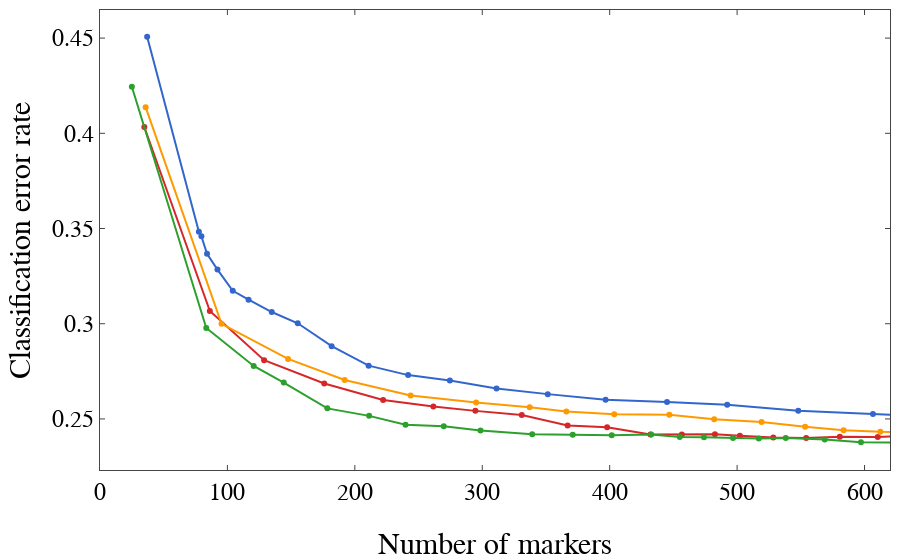

Here is the notebook cell this chart was saved with:
### Code cell
iplot({'data':traces, 'layout': layout1})

### Figure 1 — Plotly figure (JSON) as saved in the notebook; plotly's stock layout.template omitted (floating-point values rounded to 4 significant figures)
{"data": [{"mode": "lines+markers", "name": "RankCorr", "type": "scatter", "uid": "0da0c8b2-67da-4825-ac24-85514f3adbcb", "x": [37, 77.6, 79.6, 84, 92.2, 104.2, 116.6, 134.8, 155.2, 181.8, 210.8, 241.8, 274.6, 311.2, 351.4, 396.8, 445, 492.2, 548, 606.6, 669.2], "y": [0.4507, 0.3483, 0.3459, 0.3368, 0.3284, 0.3173, 0.3127, 0.3061, 0.3002, 0.2882, 0.278, 0.273, 0.2702, 0.266, 0.263, 0.2601, 0.2589, 0.2575, 0.2543, 0.2526, 0.2507]}, {"mode": "lines+markers", "name": "Wilcoxon", "type": "scatter", "uid": "12d6a4b9-7ef4-428d-96b1-907aaa6010ae", "x": [34.8, 86.2, 128.8, 176, 222.2, 261.6, 294.6, 331, 367, 398, 432, 456.6, 482.6, 502.2, 528.4, 554.2, 580.6, 610.4, 633.4, 657.6, 678.6], "y": [0.4033, 0.3067, 0.2808, 0.2686, 0.26, 0.2566, 0.2542, 0.2521, 0.2466, 0.2457, 0.2418, 0.2419, 0.2419, 0.2411, 0.2402, 0.24, 0.2407, 0.2405, 0.241, 0.2404, 0.2401]}, {"mode": "lines+markers", "name": "t-test", "type": "scatter", "uid": "5de25816-d81c-4ff5-9454-69d4002536f2", "x": [35.8, 95.4, 147.6, 192, 243.8, 295.2, 337.2, 366, 403.6, 446.8, 482, 519.2, 553.4, 583.6, 612.4, 637, 668.2], "y": [0.4137, 0.2999, 0.2815, 0.2705, 0.2623, 0.2587, 0.2561, 0.2538, 0.2524, 0.2522, 0.2499, 0.2483, 0.2458, 0.2441, 0.2432, 0.2428, 0.2424]}, {"mode": "lines+markers", "name": "Log. Reg.", "type": "scatter", "uid": "10173760-6a43-475f-a2fd-600b9e5d166e", "x": [25, 83.4, 120.6, 144.2, 178.4, 211.2, 239.8, 269.8, 298.6, 339.2, 371, 401.6, 432.6, 455, 474, 496.8, 517, 538.2, 568.8, 597.2, 624.4, 647.6, 665.6, 685.2], "y": [0.4244, 0.2978, 0.2778, 0.2691, 0.2556, 0.2516, 0.247, 0.2462, 0.244, 0.242, 0.2416, 0.2415, 0.2419, 0.2405, 0.2404, 0.24, 0.2398, 0.24, 0.2392, 0.2377, 0.2376, 0.2374, 0.2372, 0.2374]}], "layout": {"colorway": ["#3366cc", "#d62728", "#ff9900", "#2ca02c"], "font": {"family": "CMU Serif"}, "legend": {"font": {"size": 20}}, "margin": {"b": 90, "l": 100, "r": 10, "t": 10}, "showlegend": false, "xaxis": {"mirror": "ticks", "range": [0, 620], "showgrid": false, "showline": true, "tickfont": {"color": "#000", "size": 24}, "ticks": "inside", "title": {"font": {"color": "#000", "size": 30}, "text": "Number of markers"}}, "yaxis": {"mirror": "ticks", "showgrid": false, "showline": true, "tickfont": {"color": "#000", "size": 24}, "ticks": "inside", "title": {"font": {"color": "#000", "size": 30}, "text": "Classification error rate"}}}}
